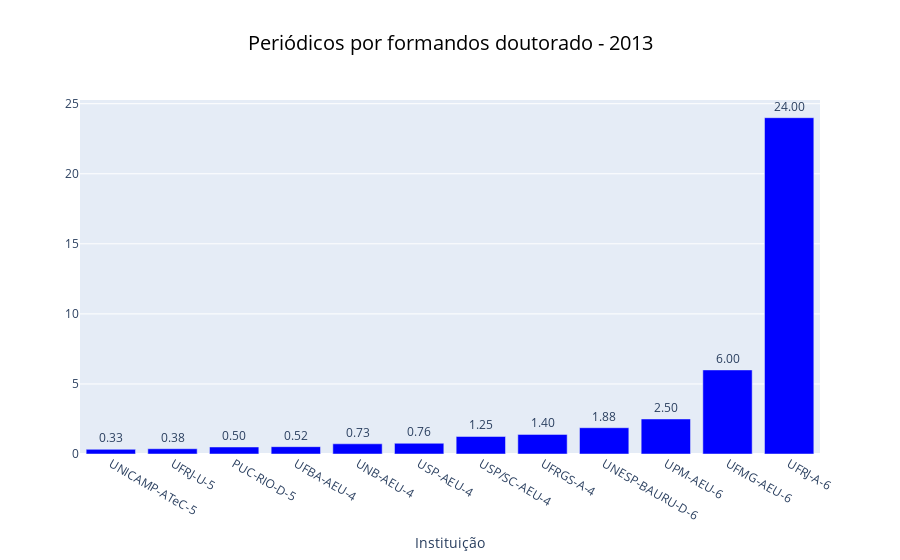

Source (notebook cell):
### Code cell
make_chart(publicacoes_discente_doutorado, 'Periódicos por formandos doutorado - '+','.join(ANOS))

### Figure 1 — Plotly figure (JSON) as saved in the notebook; plotly's stock layout.template omitted (floating-point values rounded to 4 significant figures)
{"data": [{"marker": {"color": "#0000FF"}, "text": ["0.33", "0.38", "0.50", "0.52", "0.73", "0.76", "1.25", "1.40", "1.88", "2.50", "6.00", "24.00"], "textposition": "outside", "type": "bar", "x": ["UNICAMP-ATeC-5", "UFRJ-U-5", "PUC-RIO-D-5", "UFBA-AEU-4", "UNB-AEU-4", "USP-AEU-4", "USP/SC-AEU-4", "UFRGS-A-4", "UNESP-BAURU-D-6", "UPM-AEU-6", "UFMG-AEU-6", "UFRJ-A-6"], "y": [0.3333, 0.375, 0.5, 0.5238, 0.7273, 0.7647, 1.25, 1.4, 1.875, 2.5, 6, 24]}], "layout": {"barmode": "stack", "title": {"font": {"color": "#000000", "size": 20}, "text": "Periódicos por formandos doutorado - 2013", "x": 0.5, "xanchor": "center"}, "xaxis": {"title": {"text": "Instituição"}}}}
